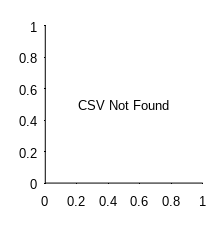
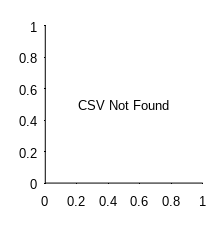

Source code (MATLAB) for these figures, in order:
function DrawOCD_WAIC_Set1()
%% ==============================================================================
%  Draw OCD WAIC Comparison (Set1) - Final Version
%  Data: Set1_dataOCD.csv
%  Mapping: M5->M3c (Baseline), M10->M4a, M12->M4b, M13->M4c, M14->M4d
%  Ref: M5 (displayed as M3c) is set as baseline (0).
%
%  Style:
%   - OCD color theme (blue)
%   - Arial 9pt, FontWeight 'normal'
%   - Canvas: 5.5 cm x 6.0 cm
%   - Axes height: fixed at 4.0 cm
%   - Margins: Left 1.15 cm, Right 0.35 cm
%   - Feature: explicitly draw the M3c baseline marker (thick line)
% ==============================================================================
    clc; close all;
    
    % -----------------------------
    % 0) Global font settings: Arial 9pt, force normal weight
    % -----------------------------
    set(groot, 'defaultAxesFontName', 'Arial');
    set(groot, 'defaultTextFontName', 'Arial');
    set(groot, 'defaultAxesFontSize', 9);
    set(groot, 'defaultTextFontSize', 9);
    set(groot, 'defaultAxesFontWeight', 'normal'); 
    set(groot, 'defaultTextFontWeight', 'normal'); 

    % ---------- PATHS ----------
    % Load OCD data
    waic_csv = 'F:\PIT\model\EEGmodelHC\HC\results\stan\plot\Set1_dataOCD.csv';
    save_dir = 'F:\PIT\model\EEGmodelHC\HC\results\stan\plot\';
    
    % ---------- SETTINGS ----------
    figW_cm  = 5.5;   % 55 mm
    figH_cm  = 6.0;   % 60 mm
    fontSz   = 9;
    fontName = 'Arial';
    
    % OCD color theme (blue)
    ocd_c_best  = [0.25 0.60 0.90];      % dark blue (best model)
    ocd_c_other = [0.70 0.85 1.0];       % light blue (other models)
    
    % Line settings
    axisLW    = 0.6;    % axis line width
    zeroLW    = 0.5;    % thin zero line across the panel
    baseMkLW  = 2.0;    % M3c baseline marker width (bold)
    barEdgeLW = 0.5;    % bar border width

    % ---------- FIGURE ----------
    f = figure('Units','centimeters', ...
        'Position',[10 10 figW_cm figH_cm], ...
        'Color','w', ...
        'PaperPositionMode','auto', ...
        'InvertHardcopy','off');
    
    set(f, 'PaperUnits','centimeters');
    set(f, 'PaperPosition',[0 0 figW_cm figH_cm]);
    set(f, 'PaperSize',[figW_cm figH_cm]);
    set(f, 'Renderer','painters');

    % ============================================================
    % Size control: fixed height = 40 mm
    % ============================================================
    axH_cm = 4.0;     % fixed height = 40 mm
    left_cm   = 1.15; % left margin
    right_cm  = 0.35; % right margin
    bottom_cm = 1.35; % bottom margin
    axW_cm = figW_cm - left_cm - right_cm;

    ax1 = axes('Parent', f, 'Units','centimeters', ...
        'Position',[left_cm, bottom_cm, axW_cm, axH_cm]);
    hold(ax1,'on');

    % Axis style
    set(ax1, 'XColor','k', 'YColor','k', ...
        'LineWidth', axisLW, ...         
        'FontSize', fontSz, ...
        'FontName', fontName, ...
        'FontWeight', 'normal', ...      
        'TickDir', 'out', ...
        'Box', 'off');

    if exist(waic_csv,'file')
        T_waic = readtable(waic_csv);
        
        % 1) Label mapping (key change: M5 -> M3c)
        % Assume the CSV uses model labels such as M5, M10, M12...
        old_names = {'M5',  'M10', 'M12', 'M13', 'M14'};
        new_names = {'M3c', 'M4a', 'M4b', 'M4c', 'M4d'};
        waic_map  = containers.Map(old_names, new_names);
        
        T_waic.PaperLabel = cell(height(T_waic),1);
        for ii = 1:height(T_waic)
            mName = T_waic.model{ii};
            if isKey(waic_map, mName)
                T_waic.PaperLabel{ii} = waic_map(mName);
            else
                T_waic.PaperLabel{ii} = mName; % fallback
            end
        end

        % 2) Compute Delta (baseline model = M5/M3c)
        base_model_raw = 'M5'; 
        base_idx = find(strcmp(T_waic.model, base_model_raw));
        
        if isempty(base_idx)
            % If M5 is not found in the CSV, try M3c or use max WAIC as fallback
            alt_base = find(strcmp(T_waic.PaperLabel, 'M3c'));
            if ~isempty(alt_base)
                base_idx = alt_base;
            else
                warning('Ref model %s not found. Using max WAIC as baseline.', base_model_raw);
                [~, base_idx] = max(T_waic.WAIC);
            end
        end
        
        base_val      = T_waic.WAIC(base_idx);
        T_waic.Delta  = T_waic.WAIC - base_val;
        T_waic.IsBest = (T_waic.WAIC == min(T_waic.WAIC));

        % 3) Reorder rows (make sure M3c is included)
        disp_ord = {'M3c', 'M4a', 'M4b', 'M4c', 'M4d'};
        T_plot = table();
        for k = 1:numel(disp_ord)
            row = T_waic(strcmp(T_waic.PaperLabel, disp_ord{k}), :);
            if ~isempty(row)
                T_plot = [T_plot; row]; %#ok<AGROW>
            end
        end
        T_plot = flipud(T_plot); % reverse order so the first item is shown on top
        nb = height(T_plot);

        % 4) Draw horizontal bars
        for k = 1:nb
            val = T_plot.Delta(k);
            % Use OCD blue color theme
            fc  = T_plot.IsBest(k)*ocd_c_best + (~T_plot.IsBest(k))*ocd_c_other;
            % Draw bar
            barh(ax1, k, val, 0.65, 'FaceColor', fc, 'EdgeColor','k', 'LineWidth', barEdgeLW);
        end

        % 5) Set Y axis
        yL = [0.4 nb+0.6];
        set(ax1, 'YLim', yL, 'YTick', 1:nb, 'YTickLabel', T_plot.PaperLabel);

        % 6) Set X axis (reversed)
        min_v = min(T_plot.Delta);
        max_v = max(T_plot.Delta);
        limit_low  = min(min_v, 0);
        limit_high = max(max_v, 0);
        step = 50;
        grid_low  = floor(limit_low/step)*step;
        grid_high = ceil(limit_high/step)*step;
        if grid_high == grid_low
            grid_high = grid_low + step;
        end
        set(ax1, 'XLim', [grid_low grid_high], 'XDir','reverse');

        % 7) Draw zero line and baseline marker
        
        % A. Thin zero line across the full panel (background reference)
        line(ax1, [0 0], yL, 'Color', 'k', 'LineWidth', zeroLW);
        
        % B. Explicitly draw the M3c baseline marker (thick black line)
        idx_M3c = find(strcmp(T_plot.PaperLabel, 'M3c'));
        
        if ~isempty(idx_M3c)
            % Draw a short thick vertical line at the Y position of M3c
            % The line spans the height of the bar (0.7 units)
            hThick = line(ax1, [0 0], [idx_M3c-0.35, idx_M3c+0.35], ...
                'Color', 'k', 'LineWidth', baseMkLW); 
            uistack(hThick, 'top'); % keep the thick line on top
        end

        % X-axis label
        xlabel(ax1, '{\Delta}log model evidence (WAIC)', ...
            'FontSize', fontSz, 'FontName', fontName, 'FontWeight', 'normal');
    else
        text(ax1, 0.5, 0.5, 'CSV Not Found', 'HorizontalAlignment','center', ...
            'FontName', fontName, 'FontSize', fontSz, 'FontWeight', 'normal');
    end

    % Final safeguard: enforce text properties
    set(findall(f, '-property', 'FontWeight'), 'FontWeight', 'normal');
    set(findall(f, '-property', 'FontName'), 'FontName', fontName);
    set(findall(f, '-property', 'FontSize'), 'FontSize', fontSz);

    % ---------- SAVE ----------
    if ~exist(save_dir,'dir'), mkdir(save_dir); end
    % Output filename for OCD
    outBase = fullfile(save_dir, 'OCD_Set1_WAIC_WithM3c');
    
    fprintf('Saving figure to: %s\n', outBase);
    print(f, [outBase '_lineart1000OCD.tif'], '-dtiff', '-r1000');
    print(f, [outBase '.svg'], '-dsvg', '-r1000');
    fprintf('Done.\n');
end
